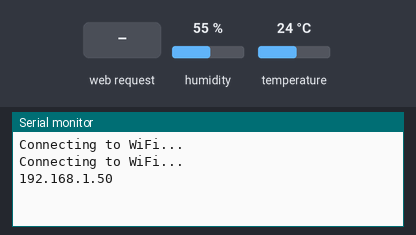
Recording of a sketch running on a simulated ESP32. Parts: the last lines printed to the serial monitor. Inputs (shaded band) come from the test bench; at power-on: humidity 55 %, temperature 24 °C. WiFi joins after 1.5 s; servers stay silent unless stated.

Above: at 3.2 s.
3.3 s: HTTP request GET /temperature received
At 3.7 s:
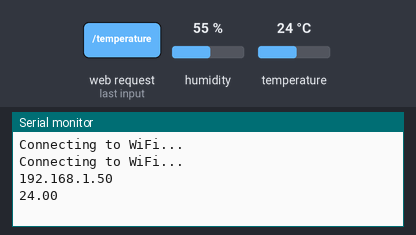
4.8 s: HTTP request GET /humidity received
At 5.2 s:
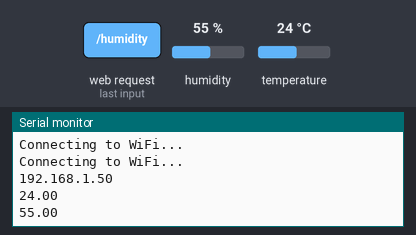

The sketch:

dht.ino
```cpp
#include <WiFi.h>
#include "ESPAsyncWebServer.h"
#include <AsyncTCP.h>
#include <Adafruit_Sensor.h>
#include <DHT.h>

const char* ssid     = "Vodafone28235F";
const char* password = "nzPPmFbZNtyE3nTN";

#define DHTPIN  4        // Digital pin connected to the DHT sensor
#define DHTTYPE DHT11
DHT dht(DHTPIN, DHTTYPE);

AsyncWebServer server(80);

String readDHTTemperature() {
  float t = dht.readTemperature();
  if (isnan(t)) {
    Serial.println("Failed to read temperature from DHT sensor!");
    return "--";
  }
  Serial.println(t);
  return String(t);
}

String readDHTHumidity() {
  float h = dht.readHumidity();
  if (isnan(h)) {
    Serial.println("Failed to read humidity from DHT sensor!");
    return "--";
  }
  Serial.println(h);
  return String(h);
}

const char index_html[] PROGMEM = R"rawliteral(
<!DOCTYPE HTML><html>
<head>
  <meta name="viewport" content="width=device-width, initial-scale=1">
  <title>ESP DHT Server</title>
  <style>
    body { font-family: Arial; text-align: center; }
    p { font-size: 2rem; }
  </style>
</head>
<body>
  <h2>ESP DHT Server</h2>
  <p>Temperature: <span id="temperature">%TEMPERATURE%</span> &deg;C</p>
  <p>Humidity: <span id="humidity">%HUMIDITY%</span> &percnt;</p>
<script>
function update(id, path) {
  fetch(path).then(r => r.text()).then(t => document.getElementById(id).innerHTML = t);
}
setInterval(() => { update("temperature", "/temperature"); update("humidity", "/humidity"); }, 10000);
</script>
</body>
</html>
)rawliteral";


String processor(const String& var) {
  if (var == "TEMPERATURE") return readDHTTemperature();
  if (var == "HUMIDITY")    return readDHTHumidity();
  return String();
}

void setup() {
  Serial.begin(115200);
  dht.begin();

  WiFi.begin(ssid, password);
  while (WiFi.status() != WL_CONNECTED) {
    delay(1000);
    Serial.println("Connecting to WiFi...");
  }
  Serial.println(WiFi.localIP());

  server.on("/", HTTP_GET, [](AsyncWebServerRequest *request) {
    request->send_P(200, "text/html", index_html, processor);
  });
  server.on("/temperature", HTTP_GET, [](AsyncWebServerRequest *request) {
    request->send(200, "text/plain", readDHTTemperature());
  });
  server.on("/humidity", HTTP_GET, [](AsyncWebServerRequest *request) {
    request->send(200, "text/plain", readDHTHumidity());
  });

  server.begin();
}

void loop() {

}
```

Measured:
- after the input at 3.3 s, the serial monitor: prints a new line at once (image 1)
- after the input at 4.8 s, the serial monitor: prints a new line at once (image 2)
